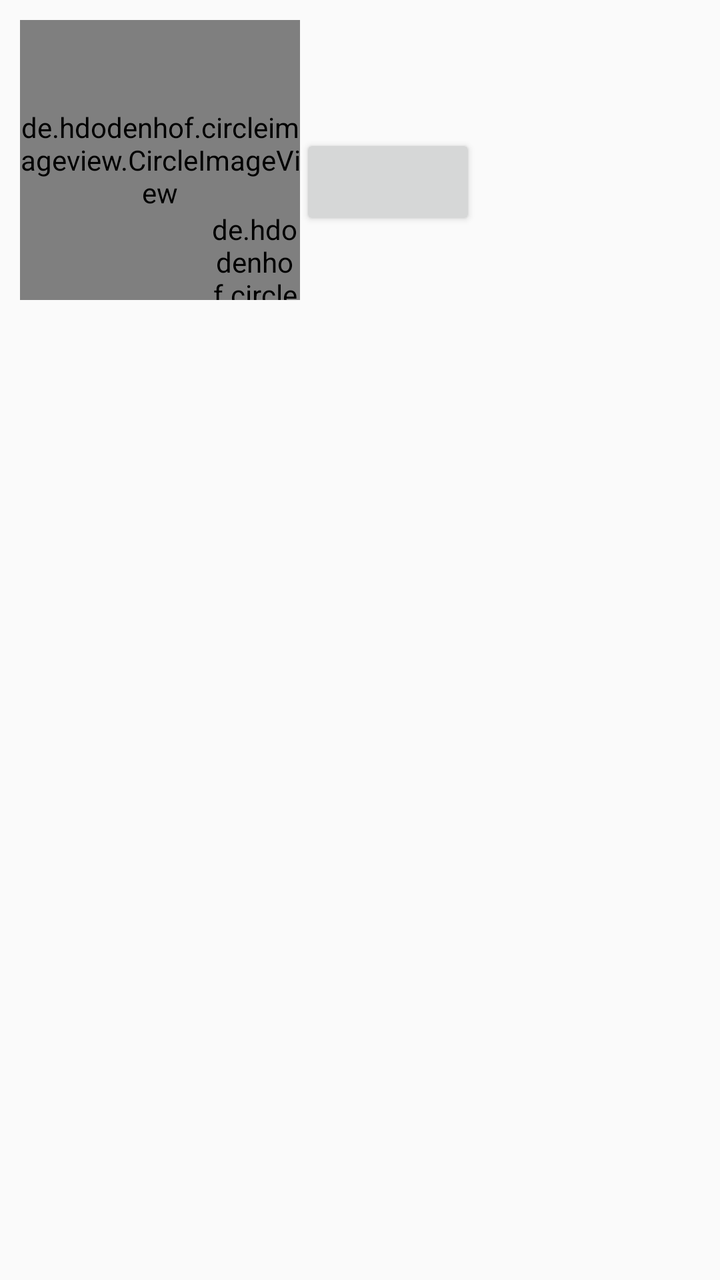
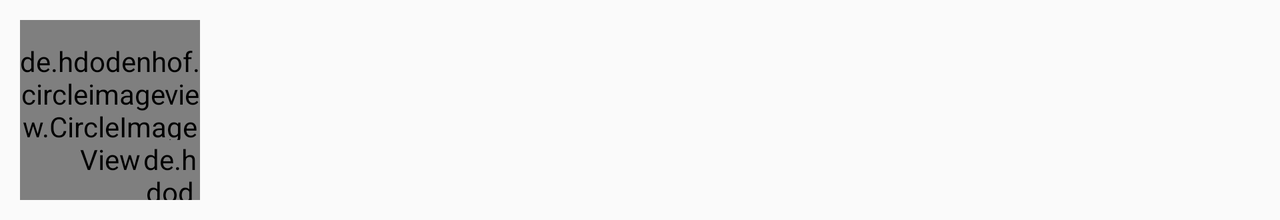

The same Android screen from two of the app's own layout files: first res/layout/ as a phone draws it, then the repository's variant for another configuration, drawn on a device whose configuration selects that folder. Both files follow.
<!-- AndroidManifest.xml: application theme AppTheme -->
<!-- res/layout/activity_main2.xml -->
<?xml version="1.0" encoding="utf-8"?>
<android.support.constraint.ConstraintLayout xmlns:android="http://schemas.android.com/apk/res/android"
    xmlns:app="http://schemas.android.com/apk/res-auto"
    xmlns:tools="http://schemas.android.com/tools"
    android:layout_width="match_parent"
    android:layout_height="match_parent"
    android:layout_margin="@dimen/marginField"
    tools:context=".ThirdActivity">

    <android.support.v7.widget.RecyclerView
        android:id="@+id/recyclerView"
        android:layout_width="match_parent"
        android:layout_height="match_parent"/>

    <TextView
        android:layout_width="wrap_content"
        android:layout_height="wrap_content"
        android:id="@+id/authorName"
        app:layout_constraintLeft_toRightOf="@id/flagImage"
        app:layout_constraintTop_toTopOf="parent"/>

    <TextView
        android:layout_width="wrap_content"
        android:layout_height="wrap_content"
        android:id="@+id/authorPosition"
        app:layout_constraintLeft_toRightOf="@id/flagImage"
        app:layout_constraintTop_toBottomOf="@id/authorName"/>

    <TextView
        android:layout_width="wrap_content"
        android:layout_height="wrap_content"
        android:id="@+id/authorLocation"
        app:layout_constraintLeft_toRightOf="@id/flagImage"
        app:layout_constraintTop_toBottomOf="@id/authorPosition"/>

    <Button
        android:layout_width="wrap_content"
        android:layout_height="wrap_content"
        android:id="@+id/viewProfile"
        app:layout_constraintLeft_toRightOf="@id/flagImage"
        app:layout_constraintTop_toBottomOf="@id/authorLocation"/>

    <de.hdodenhof.circleimageview.CircleImageView
        android:layout_width="@dimen/imageSize"
        android:layout_height="@dimen/imageSize"
        app:civ_border_width="@dimen/borderSize"
        app:civ_border_color="@color/colorBorder"
        android:id="@+id/authorImage"
        app:layout_constraintLeft_toLeftOf="parent"
        app:layout_constraintTop_toTopOf="parent"
        />

    <de.hdodenhof.circleimageview.CircleImageView
        android:layout_width="@dimen/flagSize"
        android:layout_height="@dimen/flagSize"
        app:civ_border_width="@dimen/borderSize"
        app:civ_border_color="@color/colorBorder"
        app:layout_constraintRight_toRightOf="@id/authorImage"
        app:layout_constraintBottom_toBottomOf="@id/authorImage"
        android:id="@+id/flagImage" />


</android.support.constraint.ConstraintLayout>
<!-- resources referenced by this layout -->
<resources>
  <color name="colorBorder">#FFFFFF</color>
  <dimen name="borderSize"> 4dp </dimen>
  <dimen name="flagSize"> 45dp </dimen>
  <dimen name="imageSize"> 140dp </dimen>
  <dimen name="marginField"> 10sp </dimen>
  <style name="AppTheme" parent="Theme.AppCompat.Light.DarkActionBar">
          
          <item name="colorPrimary">@color/colorPrimary</item>
          <item name="colorPrimaryDark">@color/colorPrimaryDark</item>
          <item name="colorAccent">@color/colorAccent</item>
      </style>
  <color name="colorPrimary">#008577</color>
  <color name="colorPrimaryDark">#00574B</color>
  <color name="colorAccent">#D81B60</color>
</resources>
<!-- res/layout-land/activity_main2.xml (the repository's variant of the layout above) -->
<!-- drawn on the phone turned sideways -->
<?xml version="1.0" encoding="utf-8"?>
<android.support.constraint.ConstraintLayout xmlns:android="http://schemas.android.com/apk/res/android"
    xmlns:app="http://schemas.android.com/apk/res-auto"
    xmlns:tools="http://schemas.android.com/tools"
    android:layout_width="match_parent"
    android:layout_height="wrap_content"
    android:layout_margin="@dimen/marginField"
    tools:context=".ThirdActivity">

    <android.support.v7.widget.RecyclerView
        android:id="@+id/recyclerView"
        android:layout_width="wrap_content"
        android:layout_height="match_parent"/>

    <TextView
        android:layout_width="0dp"
        android:layout_height="wrap_content"
        android:id="@+id/authorName"
        style="@style/nameStyle"
        app:layout_constraintLeft_toRightOf="@id/flagImage"
        app:layout_constraintTop_toTopOf="parent"
        app:layout_constraintBottom_toTopOf="@id/authorPosition" />

    <TextView
        android:layout_width="0dp"
        android:layout_height="wrap_content"
        android:id="@+id/authorPosition"
        style="@style/positionStyle"
        app:layout_constraintLeft_toRightOf="@id/flagImage"
        app:layout_constraintTop_toBottomOf="@id/authorName"
        app:layout_constraintBottom_toTopOf="@id/authorLocation" />

    <TextView
        android:layout_width="0dp"
        android:layout_height="wrap_content"
        android:id="@+id/authorLocation"
        app:layout_constraintLeft_toRightOf="@id/flagImage"
        app:layout_constraintTop_toBottomOf="@id/authorPosition"/>

    
        
        
        
        
        
        
        
        

    <de.hdodenhof.circleimageview.CircleImageView
        android:layout_width="@dimen/imageSizeLand"
        android:layout_height="@dimen/imageSizeLand"
        app:civ_border_width="@dimen/borderSize"
        app:civ_border_color="@color/colorBorder"
        android:id="@+id/authorImage"
        app:layout_constraintLeft_toLeftOf="parent"
        app:layout_constraintTop_toTopOf="parent"
        />

    <de.hdodenhof.circleimageview.CircleImageView
        android:layout_width="@dimen/flagSizeLand"
        android:layout_height="@dimen/flagSizeLand"
        app:civ_border_width="@dimen/borderSize"
        app:civ_border_color="@color/colorBorder"
        app:layout_constraintRight_toRightOf="@id/authorImage"
        app:layout_constraintBottom_toBottomOf="@id/authorImage"
        android:id="@+id/flagImage" />


</android.support.constraint.ConstraintLayout>
<!-- resources referenced by the variant -->
<!-- as the phone turned sideways resolves them -->
<resources>
  <color name="colorBorder">#FFFFFF</color>
  <dimen name="borderSize"> 4dp </dimen>
  <dimen name="flagSizeLand"> 30dp </dimen>
  <dimen name="imageSizeLand"> 90dp </dimen>
  <dimen name="marginField"> 10sp </dimen>
  <style name="nameStyle">
          <item name="android:textSize">@dimen/textSizeNormal</item>
          <item name="android:textStyle">bold</item>
          <item name="android:textColor">@color/colorBlack</item>
          <item name="android:textAllCaps">true</item>
      </style>
  <style name="positionStyle">
          <item name="android:textSize">@dimen/textSizeNormal</item>
          <item name="android:textStyle">normal</item>
          <item name="android:textColor">@color/colorPosition</item>
          <item name="android:textAllCaps">false</item>
      </style>
  <style name="AppTheme" parent="Theme.AppCompat.Light.DarkActionBar">
          
          <item name="colorPrimary">@color/colorPrimary</item>
          <item name="colorPrimaryDark">@color/colorPrimaryDark</item>
          <item name="colorAccent">@color/colorAccent</item>
      </style>
  <dimen name="textSizeNormal">20sp</dimen>
  <color name="colorBlack">#000000</color>
  <color name="colorPosition">#6C4675</color>
  <color name="colorPrimary">#008577</color>
  <color name="colorPrimaryDark">#00574B</color>
  <color name="colorAccent">#D81B60</color>
</resources>
